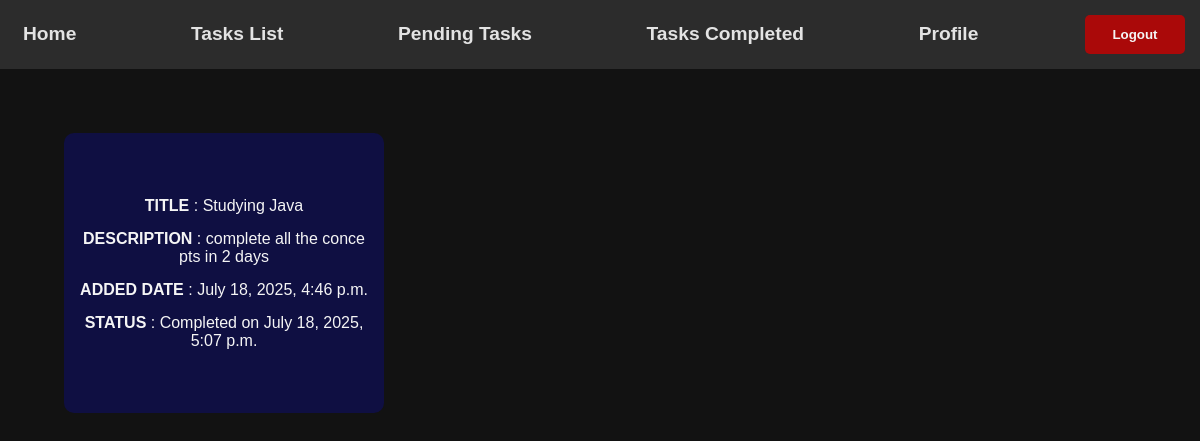
The app's page /Completed-Tasks/ (signed in) with its own data.
### tasks/models.py (models this page shows, shortened)
class Task(models.Model):
    user = models.ForeignKey(User,on_delete=models.CASCADE)
    title = models.CharField(max_length=50)
    description = models.TextField(max_length=100,blank=True)
    completed = models.BooleanField(default=False)
    added_date = models.DateTimeField(auto_now_add=True)
    completed_date= models.DateTimeField(auto_now=True)

### tasks/views.py (the view)
# urls.py: path('Completed-Tasks/',views.completed,name='completedTask'),
def completed(request):
     tasks = []
     if request.user.is_authenticated:
        tasks = Task.objects.filter(completed=True,user=request.user)
     return render(request,'completed.html',{'tasks':tasks})

### tasks/templates/completed.html (shortened to what this page needs)
{% extends "layout.html" %}
{% block content %}
<div class='task-container'>
    {% if user.is_authenticated %}
    {% if tasks %}
        {% for task in tasks %}
            <div class='added-tasks'>
                <p><b>TITLE</b> : {{task.title}}</p>
                <p><b>DESCRIPTION</b> : {{task.description}}</p>
                <p><b>ADDED DATE</b> : {{task.added_date}}</p>
                {% if task.completed %}
                    <p><b>STATUS</b> : Completed on {{task.completed_date}}</p>
                {% endif %}
            </div>
        {% endfor %}
    {% else %}
        <h2>No Tasks Available</h2>
    {% endif %}
    {% else %}
        <h2><a href="{% url 'login' %}">Log In</a> here to see tasks</h2>
    {% endif %}
</div>
{% endblock %}

### static/css/style.css (style rules this page uses)
* { margin: 0; padding: 0; }
* { margin: 0; padding: 0; box-sizing: border-box; }
html, body { height: 100%; }
.task-container { margin: 4em 0px 0px 4em; display: flex; align-items: center; font-family:Arial, Helvetica, sans-serif; gap: 2em; flex-wrap: wrap; }
.added-tasks { width: 320px; height: 280px; text-align: center; background-color: rgb(15, 15, 66); display: flex; flex-direction: column; justify-content: center; word-break: break-all; align-items:center ; border-radius: 10px; gap: 15px; padding: 1em; }

### records on screen
Task: title "Studying Java", description "complete all the concepts in 2 days", added_date "July 18, 2025, 4:46 p.m.", completed_date "July 18, 2025, 5:07 p.m."
